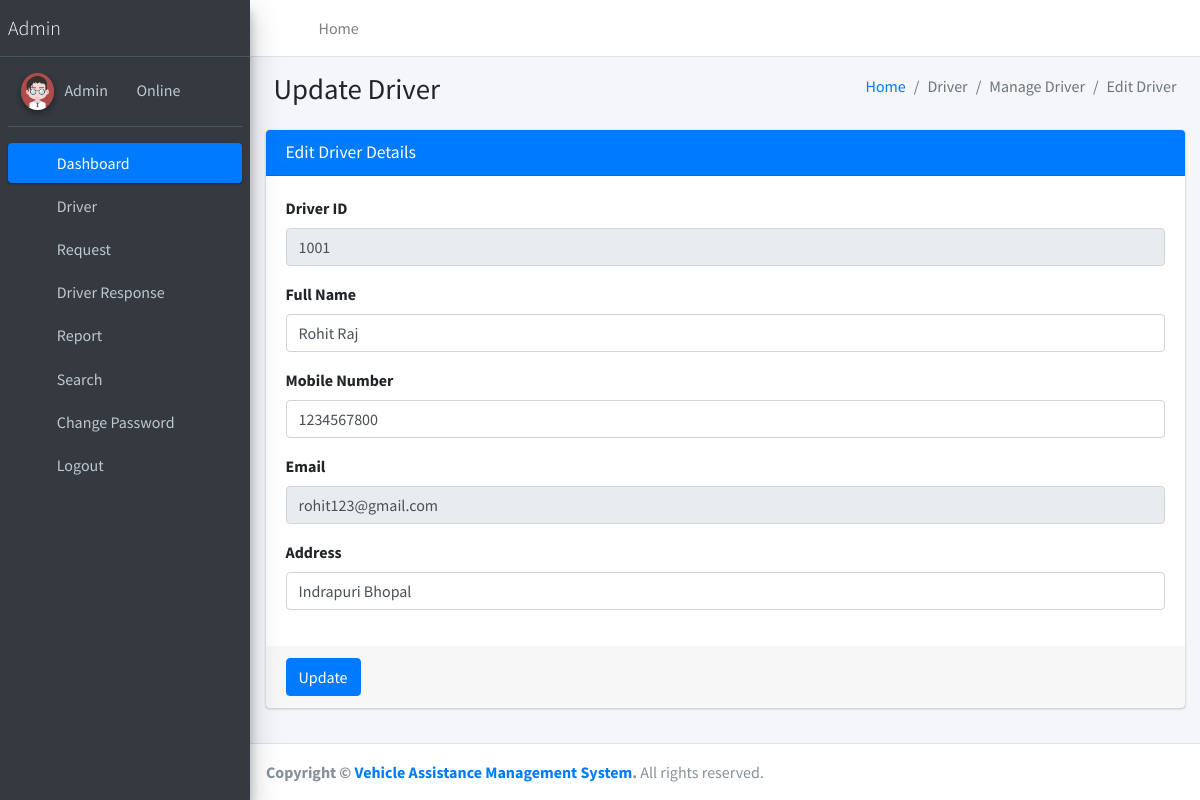
/editDriver/2, run on the app's committed database.
### vehicleassist/models.py (models this page shows, shortened)
class Driver(models.Model):
    user = models.ForeignKey(User, on_delete=models.CASCADE, null=True)
    DriverID = models.IntegerField(null=True)
    MobileNumber = models.CharField(max_length=15, null=True)
    Address = models.CharField(max_length=150, null=True)
    JoiningDate = models.DateTimeField(auto_now_add=True)

### vehicleassist/views.py (the view, shortened to what this page needs)
# urls.py: path('editDriver/<int:pid>', editDriver, name='editDriver'),
def editDriver(request, pid):
    driver = Driver.objects.get(id=pid)
    error = ""
    return render(request, 'admin/editDriver.html', locals())

### vehicleassist/templates/admin/editDriver.html (shortened to what this page needs)
{% extends 'adminNavbar.html' %}
{% block main %}
{% load static %}
<section class="content">
    <div class="content-header">
        <div class="container-fluid">
            <div class="row mb-2">
                <div class="col-sm-6">
                    <h1 class="m-0">Update Driver </h1>
                </div>
                <div class="col-sm-6">
                    <ol class="breadcrumb float-sm-right">
                        <li class="breadcrumb-item"><a href="{% url 'dashboard' %}">Home</a></li>
                        <li class="breadcrumb-item active">Driver</li>
                        <li class="breadcrumb-item active">Manage Driver</li>
                        <li class="breadcrumb-item active">Edit Driver</li>
                    </ol>
                </div>
            </div>
        </div>
    </div>
    <div class="container-fluid">
        <div class="row">
            <div class="col-md-12">
                <div class="card card-primary">
                    <div class="card-header">
                        <h3 class="card-title">Edit Driver Details</h3>
                    </div>
                    <form method="post">
                        <div class="card-body">
                            <div class="form-group">
                                <label>Driver ID</label>
                                <input type="text" name="DriverID" class="form-control" value="{{driver.DriverID}}" readonly>
                            </div>
                            <div class="form-group">
                                <label>Full Name</label>
                                <input type="text" name="firstName" class="form-control" value="{{driver.user.first_name}}"
                                       required>
                            </div>
                            <div class="form-group">
                                <label>Mobile Number</label>
                                <input type="text" name="MobileNumber" class="form-control"
                                       value="{{driver.MobileNumber}}" maxlength="10" required>
                            </div>
                            <div class="form-group">
                                <label>Email</label>
                                <input type="email" name="emailid" class="form-control" value="{{driver.user.username}}"
                                       readonly>
                            </div>
                            <div class="form-group">
                                <label>Address</label>
                                <input type="text" name="Address" class="form-control" value="{{driver.Address}}"
                                       required>
                            </div>
                        </div>
                        <div class="card-footer">
                            <button type="submit" class="btn btn-primary">Update</button>
                        </div>
                    </form>
                </div>
            </div>
        </div>
    </div>
    </div>
{% endblock %}

### data on the page
Driver: DriverID "1001", firstName "Rohit Raj", MobileNumber "1234567800", emailid "rohit123@gmail.com", Address "Indrapuri Bhopal"
